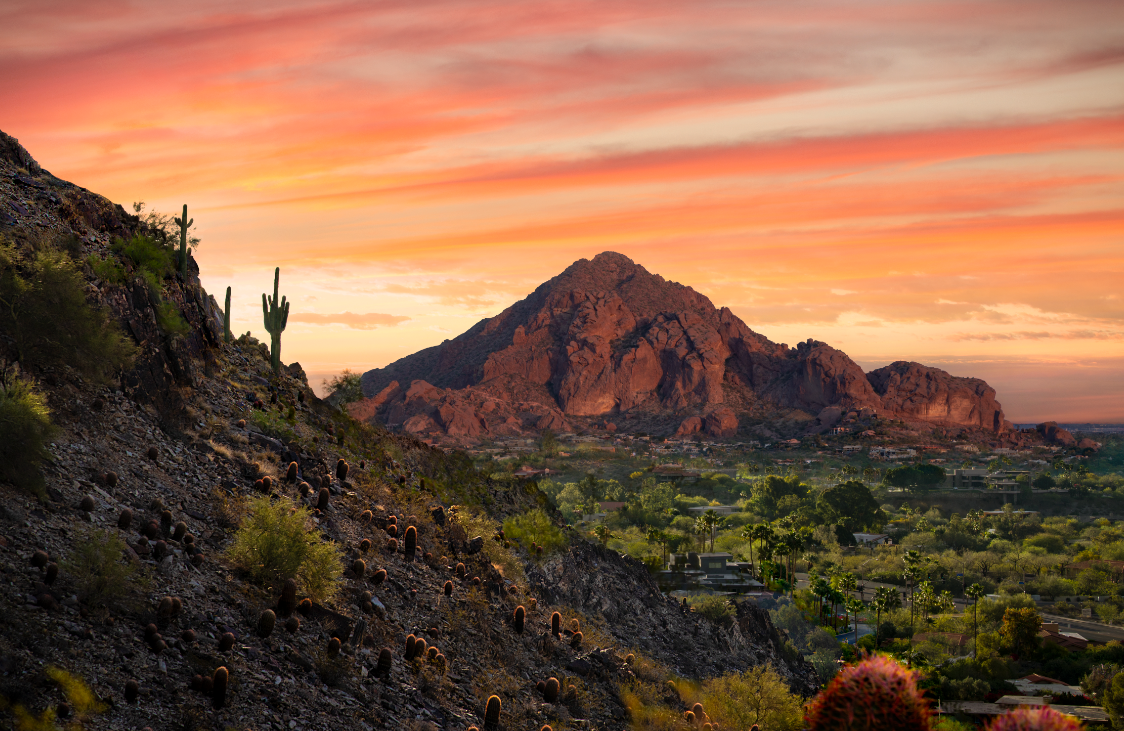
#> input picture sift_algorithm/2.png, 1124 x 731 px
$ python Main.py
#> lines starting #> are read from the running program, lines starting #| are printed output that depends on the picture
### sift_algorithm/Align.py
import numpy as np
import cv2
from Ransac import *
from Affine import *


def extract_SIFT(img):

    # Convert to grayscale
    img_gray = cv2.cvtColor(img, cv2.COLOR_BGR2GRAY)

    # Create SIFT detector
    sift = cv2.SIFT_create()

    # Detect keypoints and descriptors
    kp, desc = sift.detectAndCompute(img_gray, None)

    # Convert keypoints to numpy array
    kp = np.array([p.pt for p in kp]).T

    return kp, desc


def match_SIFT(descriptor_source, descriptor_target):

    bf = cv2.BFMatcher()

    # Find two nearest neighbors
    matches = bf.knnMatch(
        descriptor_source,
        descriptor_target,
        k=2
    )

    pos = np.array([], dtype=np.int32).reshape((0, 2))

    matches_num = len(matches)

    for i in range(matches_num):

        # Lowe ratio test
        if matches[i][0].distance <= 0.8 * matches[i][1].distance:

            temp = np.array([
                matches[i][0].queryIdx,
                matches[i][0].trainIdx
            ])

            pos = np.vstack((pos, temp))

    return pos


def affine_matrix(s, t, pos):

    # Select matched points
    s = s[:, pos[:, 0]]
    t = t[:, pos[:, 1]]

    # RANSAC to remove outliers
    _, _, inliers = ransac_fit(s, t)

    # Keep only inliers
    s = s[:, inliers[0]]
    t = t[:, inliers[0]]

    # Estimate affine matrix
    A, translation = estimate_affine(s, t)

    # Form 2x3 matrix
    M = np.hstack((A, translation))

    return M

### sift_algorithm/Ransac.py
import numpy as np
from Affine import *

K = 3
threshold = 1
ITER_NUM = 2000


def residual_lengths(X, Y, s, t):
    # Predicted points
    e = np.dot(X, s) + Y

    # Squared error
    diff_square = np.power(e - t, 2)

    # Euclidean distance
    residual = np.sqrt(np.sum(diff_square, axis=0))

    return residual


def ransac_fit(pts_s, pts_t):

    inliers_num = 0
    A = None
    t = None
    inliers = None

    for i in range(ITER_NUM):

        # Randomly choose 3 point pairs
        idx = np.random.choice(pts_s.shape[1], K, replace=False)

        # Estimate affine parameters
        A_tmp, t_tmp = estimate_affine(pts_s[:, idx], pts_t[:, idx])

        # Compute residuals
        residual = residual_lengths(A_tmp, t_tmp, pts_s, pts_t)

        if residual is not None:

            # Find inliers
            inliers_tmp = np.where(residual < threshold)
            inliers_num_tmp = len(inliers_tmp[0])

            # Update best model
            if inliers_num_tmp > inliers_num:
                inliers_num = inliers_num_tmp
                inliers = inliers_tmp
                A = A_tmp
                t = t_tmp

    return A, t, inliers

### sift_algorithm/Affine.py
import numpy as np


def estimate_affine(s, t):
    num = s.shape[1]

    # Matrix M
    M = np.zeros((2 * num, 6))

    for i in range(num):
        temp = [
            [s[0, i], s[1, i], 0, 0, 1, 0],
            [0, 0, s[0, i], s[1, i], 0, 1]
        ]

        M[2 * i:2 * i + 2, :] = np.array(temp)

    # Target vector
    b = t.T.reshape((2 * num, 1))

    # Solve least squares
    theta = np.linalg.lstsq(M, b, rcond=None)[0]

    # Affine matrix
    X = theta[:4].reshape((2, 2))

    # Translation vector
    Y = theta[4:]

    return X, Y

### sift_algorithm/Main.py
import numpy as np
import cv2
from Ransac import *
from Affine import *
from Align import *

# Read images
img_source = cv2.imread("2.png")
#> img_source is the input picture: shape (731, 1124, 3); mean B, G, R 70.9, 94.1, 132.1
img_target = cv2.imread("target.jpg")
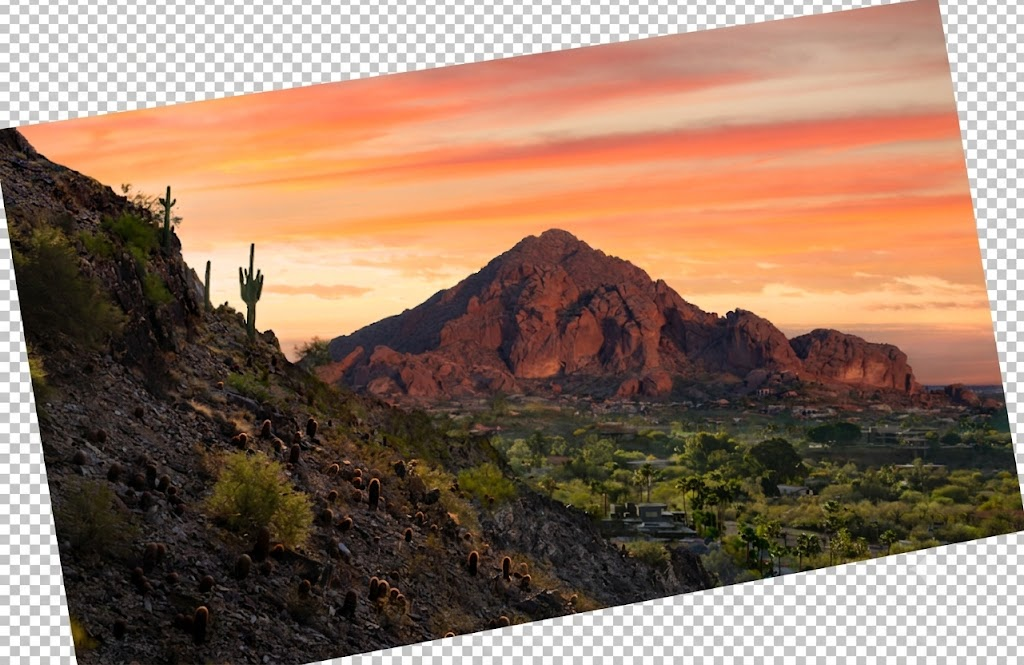
#> input picture sift_algorithm/target.jpg, 1024 x 665 px
#> img_target is the input picture: shape (665, 1024, 3); mean B, G, R 102.1, 120.9, 149.7

# Extract SIFT keypoints and descriptors
keypoint_source, descriptor_source = extract_SIFT(img_source)
#> in extract_SIFT, `img_gray = cv2.cvtColor(img, cv2.COLOR_BGR2GRAY)`:
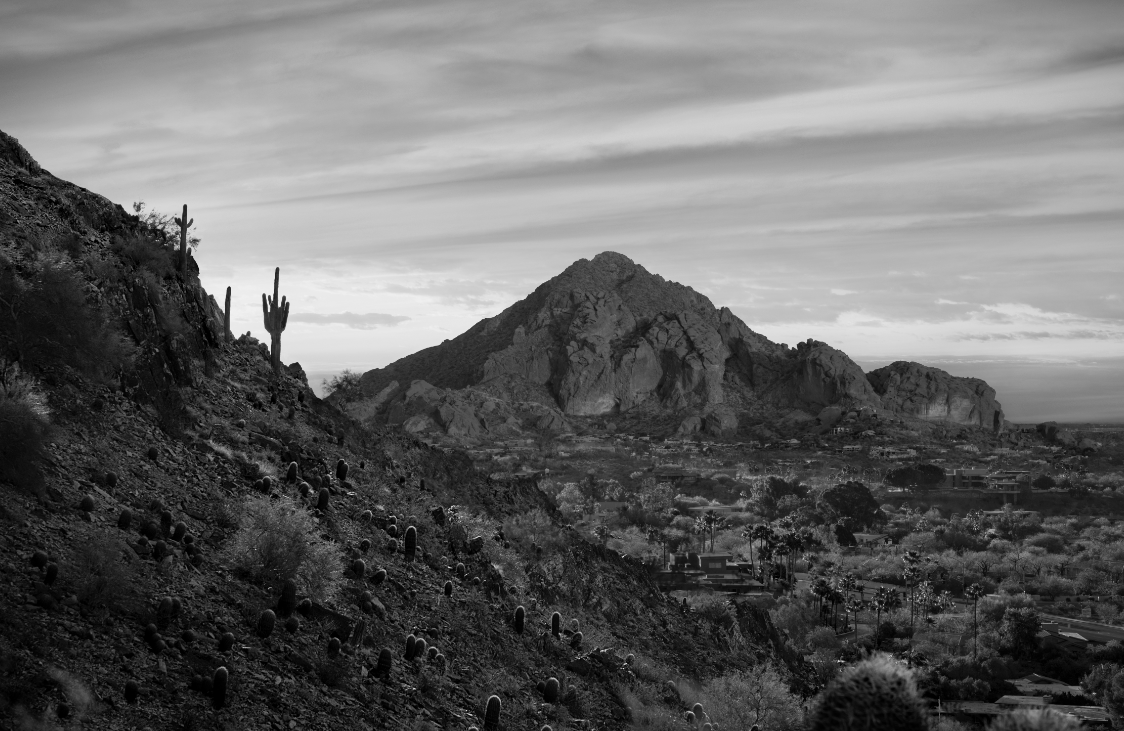
#> img_gray: shape (731, 1124); min 0, max 241, mean 102.8
#> in extract_SIFT, `kp, desc = sift.detectAndCompute(img_gray, None)`: kp = 4603 keypoints; strongest (x, y, size): (229, 289, 3.3), (279, 305, 2.5), (276, 315, 18.7), (185, 207, 3.2)
keypoint_target, descriptor_target = extract_SIFT(img_target)
#> in extract_SIFT (call 2), `img_gray = cv2.cvtColor(img, cv2.COLOR_BGR2GRAY)`:
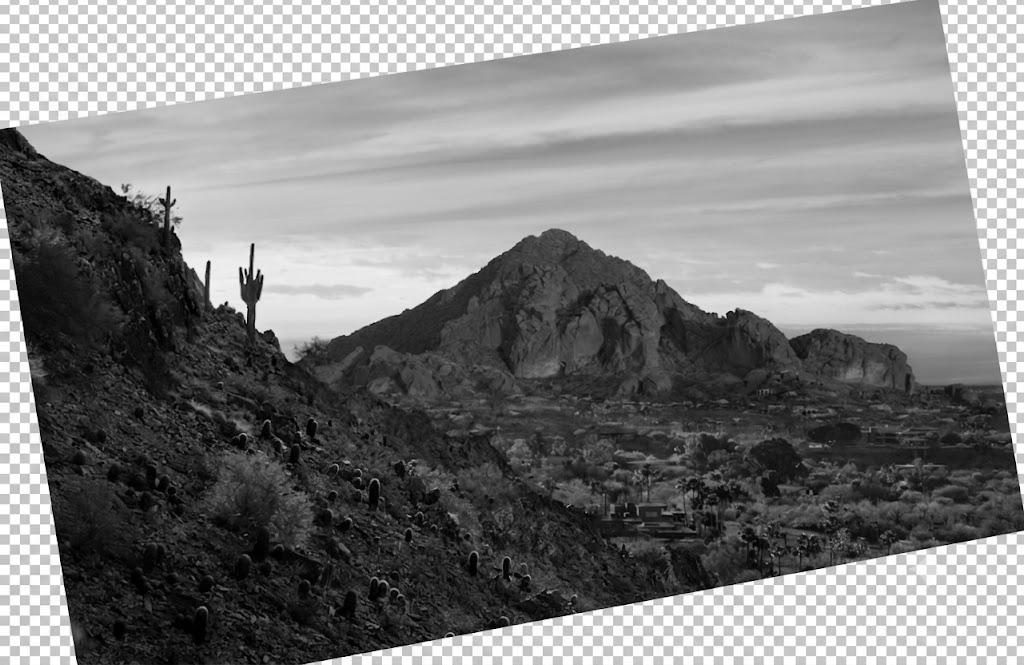
#> img_gray: shape (665, 1024); min 0, max 255, mean 127.4
#> in extract_SIFT (call 2), `kp, desc = sift.detectAndCompute(img_gray, None)`: kp = 10255 keypoints; strongest (x, y, size): (208, 263, 2.8), (245, 282, 2.2), (259, 271, 2.2), (226, 303, 2.2)

# Match descriptors
pos = match_SIFT(descriptor_source, descriptor_target)
#> in match_SIFT, `matches = bf.knnMatch( descriptor_source, descriptor_target, k=2 )`: matches = 4603 matches
#> in match_SIFT, `matches_num = len(matches)`: matches_num = 4603
#> the loop in match_SIFT, `for i in range(matches_num):` made 4603 passes
#> temp on passes 140, 143, 144, 145, 147, 169, 177, 178, 201, 203, 209, 217: [139, 746], [142, 770], [143, 823], [144, 770], [146, 787], [168, 907], [176, 927], [177, 4389], [200, 1018], [202, 1014], [208, 1017], [216, 1047]
#> pos on passes 41, 43, 63, 126: [[40, 153]], [[40, 153], [42, 261]], [[40, 153], [42, 261], [62, 329]], [[40, 153], [42, 261], [62, 329], [125, 656]]
#> after the loop in match_SIFT, `for i in range(matches_num):`: pos = 1011 pairs, first value 40 to 4576, second value 153 to 9939

# Compute affine transformation matrix
H = affine_matrix(keypoint_source, keypoint_target, pos)
#> the loop in ransac_fit, `for i in range(ITER_NUM):` made 2000 passes
#> (b in estimate_affine, A_tmp, t_tmp, inliers_tmp, inliers_num_tmp) on passes 14, 34, 38, 43: ([181.9, 363.2, 203.9, 607.3, 121.4, 206.1], [[-0.108, 0.397], [1.77, 0.216]], [45.3, -77.21], ([73, 166, 167, 324],), 4), ([451.5, 433.1, 825.7, 468.7, 206.8, 410.4], [[1.01, -1.06], [0.0575, 0.306]], [453.9, 259.1], ([184, 207, 208, 246, 338, 339, 451, 452, 890],), 9), ([876.6, 395.8, 509.9, 366.1, 382.4, 352.8], [[0.916, -0.047], [-0.0405, 1.37]], [16.25, -161.4], ([106, 305, 380, 402, 403, 505, 506, 567, 570, 926],), 10), ([452.1, 489.6, 654, 278.6, 367.9, 619.7], [[-0.13, -0.671], [-0.0254, 0.891]], [878, 22.39], ([182, 388, 454, 486, 494],), 5)
#> (b in estimate_affine, inliers_num_tmp, inliers_num, A, t) on passes 1, 10: ([731.9, 508, 280.8, 462.4, 136.1, 201.5], 766, 766, [[0.91, 0.0012], [0.000364, 0.908]], [-0.645, 0.572]), ([660.3, 342.7, 713.6, 515.9, 584.5, 545.3], 837, 837, [[0.911, -9.3e-05], [0.000135, 0.91]], [0.257, -0.37])
#> after the loop in ransac_fit, `for i in range(ITER_NUM):`: inliers_num = 837
#> in affine_matrix, `A, translation = estimate_affine(s, t)`: A = [[0.911, 0.000253], [2.36e-05, 0.91]]; translation = [-0.0493, -0.0677]
#> in affine_matrix, `M = np.hstack((A, translation))`: M = [[0.911, 0.000253, -0.0493], [2.36e-05, 0.91, -0.0677]]
#> H has the same summary as M in affine_matrix

# Get target image size
rows, cols, _ = img_target.shape
#> rows = 665; cols = 1024

# Warp source image
warp = cv2.warpAffine(img_source, H, (cols, rows))

# Blend images
merge = np.uint8(img_target * 0.5 + warp * 0.5)
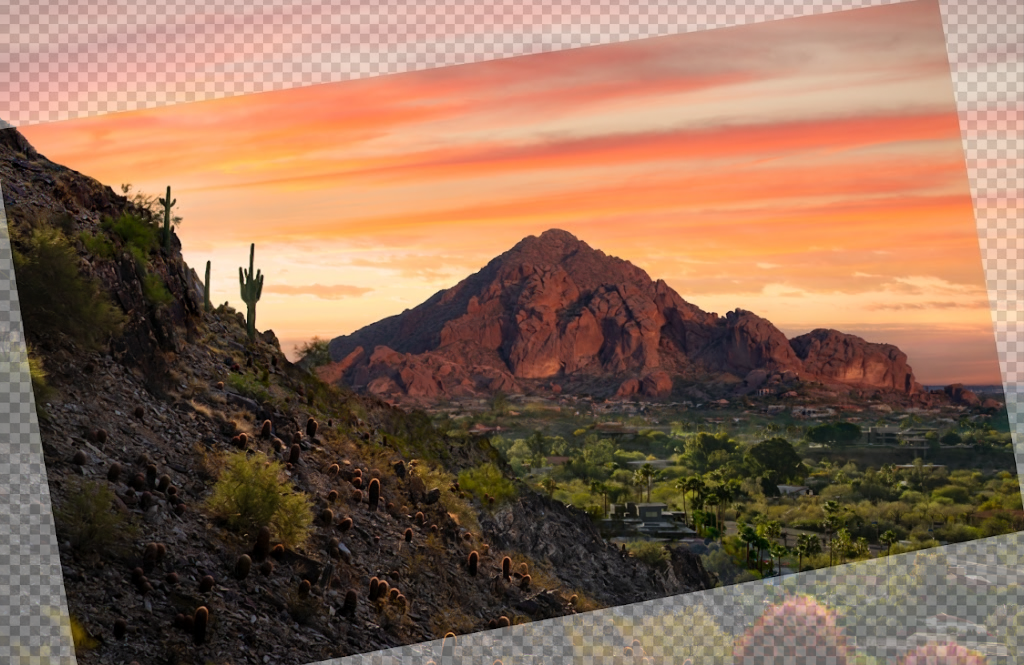
#> merge: shape (665, 1024, 3); mean B, G, R 86.3, 107.2, 140.6

# Show result
cv2.imshow('Registered Image', merge)
cv2.waitKey(0)
cv2.destroyAllWindows()
